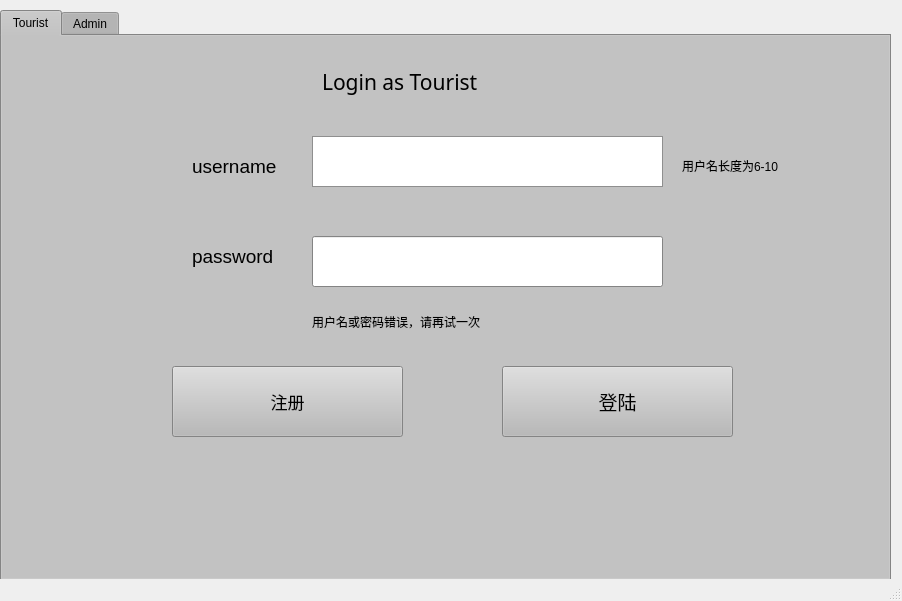
<?xml version="1.0" encoding="UTF-8"?>
<ui version="4.0">
 <class>MainWindow</class>
 <widget class="QMainWindow" name="MainWindow">
  <property name="geometry">
   <rect>
    <x>0</x>
    <y>0</y>
    <width>902</width>
    <height>601</height>
   </rect>
  </property>
  <property name="windowTitle">
   <string>MainWindow</string>
  </property>
  <widget class="QWidget" name="centralWidget">
   <widget class="QTabWidget" name="tabWidget">
    <property name="enabled">
     <bool>true</bool>
    </property>
    <property name="geometry">
     <rect>
      <x>0</x>
      <y>10</y>
      <width>891</width>
      <height>571</height>
     </rect>
    </property>
    <property name="palette">
     <palette>
      <active>
       <colorrole role="WindowText">
        <brush brushstyle="SolidPattern">
         <color alpha="255">
          <red>0</red>
          <green>0</green>
          <blue>0</blue>
         </color>
        </brush>
       </colorrole>
       <colorrole role="Button">
        <brush brushstyle="SolidPattern">
         <color alpha="255">
          <red>185</red>
          <green>185</green>
          <blue>185</blue>
         </color>
        </brush>
       </colorrole>
       <colorrole role="Light">
        <brush brushstyle="SolidPattern">
         <color alpha="255">
          <red>255</red>
          <green>255</green>
          <blue>255</blue>
         </color>
        </brush>
       </colorrole>
       <colorrole role="Midlight">
        <brush brushstyle="SolidPattern">
         <color alpha="255">
          <red>220</red>
          <green>220</green>
          <blue>220</blue>
         </color>
        </brush>
       </colorrole>
       <colorrole role="Dark">
        <brush brushstyle="SolidPattern">
         <color alpha="255">
          <red>92</red>
          <green>92</green>
          <blue>92</blue>
         </color>
        </brush>
       </colorrole>
       <colorrole role="Mid">
        <brush brushstyle="SolidPattern">
         <color alpha="255">
          <red>123</red>
          <green>123</green>
          <blue>123</blue>
         </color>
        </brush>
       </colorrole>
       <colorrole role="Text">
        <brush brushstyle="SolidPattern">
         <color alpha="255">
          <red>0</red>
          <green>0</green>
          <blue>0</blue>
         </color>
        </brush>
       </colorrole>
       <colorrole role="BrightText">
        <brush brushstyle="SolidPattern">
         <color alpha="255">
          <red>255</red>
          <green>255</green>
          <blue>255</blue>
         </color>
        </brush>
       </colorrole>
       <colorrole role="ButtonText">
        <brush brushstyle="SolidPattern">
         <color alpha="255">
          <red>0</red>
          <green>0</green>
          <blue>0</blue>
         </color>
        </brush>
       </colorrole>
       <colorrole role="Base">
        <brush brushstyle="SolidPattern">
         <color alpha="255">
          <red>255</red>
          <green>255</green>
          <blue>255</blue>
         </color>
        </brush>
       </colorrole>
       <colorrole role="Window">
        <brush brushstyle="SolidPattern">
         <color alpha="255">
          <red>185</red>
          <green>185</green>
          <blue>185</blue>
         </color>
        </brush>
       </colorrole>
       <colorrole role="Shadow">
        <brush brushstyle="SolidPattern">
         <color alpha="255">
          <red>0</red>
          <green>0</green>
          <blue>0</blue>
         </color>
        </brush>
       </colorrole>
       <colorrole role="AlternateBase">
        <brush brushstyle="SolidPattern">
         <color alpha="255">
          <red>220</red>
          <green>220</green>
          <blue>220</blue>
         </color>
        </brush>
       </colorrole>
       <colorrole role="ToolTipBase">
        <brush brushstyle="SolidPattern">
         <color alpha="255">
          <red>255</red>
          <green>255</green>
          <blue>220</blue>
         </color>
        </brush>
       </colorrole>
       <colorrole role="ToolTipText">
        <brush brushstyle="SolidPattern">
         <color alpha="255">
          <red>0</red>
          <green>0</green>
          <blue>0</blue>
         </color>
        </brush>
       </colorrole>
      </active>
      <inactive>
       <colorrole role="WindowText">
        <brush brushstyle="SolidPattern">
         <color alpha="255">
          <red>0</red>
          <green>0</green>
          <blue>0</blue>
         </color>
        </brush>
       </colorrole>
       <colorrole role="Button">
        <brush brushstyle="SolidPattern">
         <color alpha="255">
          <red>185</red>
          <green>185</green>
          <blue>185</blue>
         </color>
        </brush>
       </colorrole>
       <colorrole role="Light">
        <brush brushstyle="SolidPattern">
         <color alpha="255">
          <red>255</red>
          <green>255</green>
          <blue>255</blue>
         </color>
        </brush>
       </colorrole>
       <colorrole role="Midlight">
        <brush brushstyle="SolidPattern">
         <color alpha="255">
          <red>220</red>
          <green>220</green>
          <blue>220</blue>
         </color>
        </brush>
       </colorrole>
       <colorrole role="Dark">
        <brush brushstyle="SolidPattern">
         <color alpha="255">
          <red>92</red>
          <green>92</green>
          <blue>92</blue>
         </color>
        </brush>
       </colorrole>
       <colorrole role="Mid">
        <brush brushstyle="SolidPattern">
         <color alpha="255">
          <red>123</red>
          <green>123</green>
          <blue>123</blue>
         </color>
        </brush>
       </colorrole>
       <colorrole role="Text">
        <brush brushstyle="SolidPattern">
         <color alpha="255">
          <red>0</red>
          <green>0</green>
          <blue>0</blue>
         </color>
        </brush>
       </colorrole>
       <colorrole role="BrightText">
        <brush brushstyle="SolidPattern">
         <color alpha="255">
          <red>255</red>
          <green>255</green>
          <blue>255</blue>
         </color>
        </brush>
       </colorrole>
       <colorrole role="ButtonText">
        <brush brushstyle="SolidPattern">
         <color alpha="255">
          <red>0</red>
          <green>0</green>
          <blue>0</blue>
         </color>
        </brush>
       </colorrole>
       <colorrole role="Base">
        <brush brushstyle="SolidPattern">
         <color alpha="255">
          <red>255</red>
          <green>255</green>
          <blue>255</blue>
         </color>
        </brush>
       </colorrole>
       <colorrole role="Window">
        <brush brushstyle="SolidPattern">
         <color alpha="255">
          <red>185</red>
          <green>185</green>
          <blue>185</blue>
         </color>
        </brush>
       </colorrole>
       <colorrole role="Shadow">
        <brush brushstyle="SolidPattern">
         <color alpha="255">
          <red>0</red>
          <green>0</green>
          <blue>0</blue>
         </color>
        </brush>
       </colorrole>
       <colorrole role="AlternateBase">
        <brush brushstyle="SolidPattern">
         <color alpha="255">
          <red>220</red>
          <green>220</green>
          <blue>220</blue>
         </color>
        </brush>
       </colorrole>
       <colorrole role="ToolTipBase">
        <brush brushstyle="SolidPattern">
         <color alpha="255">
          <red>255</red>
          <green>255</green>
          <blue>220</blue>
         </color>
        </brush>
       </colorrole>
       <colorrole role="ToolTipText">
        <brush brushstyle="SolidPattern">
         <color alpha="255">
          <red>0</red>
          <green>0</green>
          <blue>0</blue>
         </color>
        </brush>
       </colorrole>
      </inactive>
      <disabled>
       <colorrole role="WindowText">
        <brush brushstyle="SolidPattern">
         <color alpha="255">
          <red>92</red>
          <green>92</green>
          <blue>92</blue>
         </color>
        </brush>
       </colorrole>
       <colorrole role="Button">
        <brush brushstyle="SolidPattern">
         <color alpha="255">
          <red>185</red>
          <green>185</green>
          <blue>185</blue>
         </color>
        </brush>
       </colorrole>
       <colorrole role="Light">
        <brush brushstyle="SolidPattern">
         <color alpha="255">
          <red>255</red>
          <green>255</green>
          <blue>255</blue>
         </color>
        </brush>
       </colorrole>
       <colorrole role="Midlight">
        <brush brushstyle="SolidPattern">
         <color alpha="255">
          <red>220</red>
          <green>220</green>
          <blue>220</blue>
         </color>
        </brush>
       </colorrole>
       <colorrole role="Dark">
        <brush brushstyle="SolidPattern">
         <color alpha="255">
          <red>92</red>
          <green>92</green>
          <blue>92</blue>
         </color>
        </brush>
       </colorrole>
       <colorrole role="Mid">
        <brush brushstyle="SolidPattern">
         <color alpha="255">
          <red>123</red>
          <green>123</green>
          <blue>123</blue>
         </color>
        </brush>
       </colorrole>
       <colorrole role="Text">
        <brush brushstyle="SolidPattern">
         <color alpha="255">
          <red>92</red>
          <green>92</green>
          <blue>92</blue>
         </color>
        </brush>
       </colorrole>
       <colorrole role="BrightText">
        <brush brushstyle="SolidPattern">
         <color alpha="255">
          <red>255</red>
          <green>255</green>
          <blue>255</blue>
         </color>
        </brush>
       </colorrole>
       <colorrole role="ButtonText">
        <brush brushstyle="SolidPattern">
         <color alpha="255">
          <red>92</red>
          <green>92</green>
          <blue>92</blue>
         </color>
        </brush>
       </colorrole>
       <colorrole role="Base">
        <brush brushstyle="SolidPattern">
         <color alpha="255">
          <red>185</red>
          <green>185</green>
          <blue>185</blue>
         </color>
        </brush>
       </colorrole>
       <colorrole role="Window">
        <brush brushstyle="SolidPattern">
         <color alpha="255">
          <red>185</red>
          <green>185</green>
          <blue>185</blue>
         </color>
        </brush>
       </colorrole>
       <colorrole role="Shadow">
        <brush brushstyle="SolidPattern">
         <color alpha="255">
          <red>0</red>
          <green>0</green>
          <blue>0</blue>
         </color>
        </brush>
       </colorrole>
       <colorrole role="AlternateBase">
        <brush brushstyle="SolidPattern">
         <color alpha="255">
          <red>185</red>
          <green>185</green>
          <blue>185</blue>
         </color>
        </brush>
       </colorrole>
       <colorrole role="ToolTipBase">
        <brush brushstyle="SolidPattern">
         <color alpha="255">
          <red>255</red>
          <green>255</green>
          <blue>220</blue>
         </color>
        </brush>
       </colorrole>
       <colorrole role="ToolTipText">
        <brush brushstyle="SolidPattern">
         <color alpha="255">
          <red>0</red>
          <green>0</green>
          <blue>0</blue>
         </color>
        </brush>
       </colorrole>
      </disabled>
     </palette>
    </property>
    <property name="font">
     <font>
      <family>Arial</family>
      <pointsize>9</pointsize>
     </font>
    </property>
    <property name="currentIndex">
     <number>0</number>
    </property>
    <widget class="QWidget" name="tourist">
     <attribute name="title">
      <string>Tourist</string>
     </attribute>
     <widget class="QTextEdit" name="tusername">
      <property name="geometry">
       <rect>
        <x>310</x>
        <y>100</y>
        <width>351</width>
        <height>51</height>
       </rect>
      </property>
      <property name="font">
       <font>
        <pointsize>12</pointsize>
       </font>
      </property>
     </widget>
     <widget class="QLabel" name="label_5">
      <property name="geometry">
       <rect>
        <x>190</x>
        <y>110</y>
        <width>101</width>
        <height>41</height>
       </rect>
      </property>
      <property name="font">
       <font>
        <pointsize>14</pointsize>
       </font>
      </property>
      <property name="text">
       <string>username</string>
      </property>
     </widget>
     <widget class="QLabel" name="label_6">
      <property name="geometry">
       <rect>
        <x>190</x>
        <y>200</y>
        <width>101</width>
        <height>41</height>
       </rect>
      </property>
      <property name="font">
       <font>
        <pointsize>14</pointsize>
       </font>
      </property>
      <property name="text">
       <string>password</string>
      </property>
     </widget>
     <widget class="QPushButton" name="cancel_3">
      <property name="geometry">
       <rect>
        <x>170</x>
        <y>330</y>
        <width>231</width>
        <height>71</height>
       </rect>
      </property>
      <property name="font">
       <font>
        <family>微软雅黑</family>
        <pointsize>13</pointsize>
       </font>
      </property>
      <property name="text">
       <string>注册</string>
      </property>
     </widget>
     <widget class="QPushButton" name="touristlogin">
      <property name="geometry">
       <rect>
        <x>500</x>
        <y>330</y>
        <width>231</width>
        <height>71</height>
       </rect>
      </property>
      <property name="font">
       <font>
        <family>微软雅黑</family>
        <pointsize>14</pointsize>
       </font>
      </property>
      <property name="text">
       <string>登陆</string>
      </property>
     </widget>
     <widget class="QLabel" name="label_3">
      <property name="geometry">
       <rect>
        <x>320</x>
        <y>20</y>
        <width>331</width>
        <height>51</height>
       </rect>
      </property>
      <property name="font">
       <font>
        <family>微软雅黑</family>
        <pointsize>16</pointsize>
       </font>
      </property>
      <property name="text">
       <string>Login as Tourist</string>
      </property>
     </widget>
     <widget class="QLabel" name="warn">
      <property name="enabled">
       <bool>true</bool>
      </property>
      <property name="geometry">
       <rect>
        <x>310</x>
        <y>270</y>
        <width>271</width>
        <height>31</height>
       </rect>
      </property>
      <property name="font">
       <font>
        <family>Arial</family>
       </font>
      </property>
      <property name="text">
       <string>用户名或密码错误，请再试一次</string>
      </property>
     </widget>
     <widget class="QLineEdit" name="tpasswd">
      <property name="geometry">
       <rect>
        <x>310</x>
        <y>200</y>
        <width>351</width>
        <height>51</height>
       </rect>
      </property>
     </widget>
     <widget class="QLabel" name="tprompt">
      <property name="geometry">
       <rect>
        <x>680</x>
        <y>120</y>
        <width>171</width>
        <height>20</height>
       </rect>
      </property>
      <property name="text">
       <string>用户名长度为6-10</string>
      </property>
     </widget>
    </widget>
    <widget class="QWidget" name="admin">
     <attribute name="title">
      <string>Admin</string>
     </attribute>
     <widget class="QPushButton" name="cancel_2">
      <property name="geometry">
       <rect>
        <x>170</x>
        <y>350</y>
        <width>231</width>
        <height>71</height>
       </rect>
      </property>
      <property name="font">
       <font>
        <family>微软雅黑</family>
        <pointsize>13</pointsize>
       </font>
      </property>
      <property name="text">
       <string> 注册</string>
      </property>
     </widget>
     <widget class="QTextEdit" name="ausername">
      <property name="geometry">
       <rect>
        <x>320</x>
        <y>110</y>
        <width>351</width>
        <height>51</height>
       </rect>
      </property>
      <property name="font">
       <font>
        <pointsize>12</pointsize>
       </font>
      </property>
     </widget>
     <widget class="QPushButton" name="adminlogin">
      <property name="geometry">
       <rect>
        <x>500</x>
        <y>350</y>
        <width>231</width>
        <height>71</height>
       </rect>
      </property>
      <property name="font">
       <font>
        <family>微软雅黑</family>
        <pointsize>14</pointsize>
       </font>
      </property>
      <property name="text">
       <string>登陆</string>
      </property>
     </widget>
     <widget class="QLabel" name="label">
      <property name="geometry">
       <rect>
        <x>200</x>
        <y>110</y>
        <width>101</width>
        <height>41</height>
       </rect>
      </property>
      <property name="font">
       <font>
        <pointsize>14</pointsize>
       </font>
      </property>
      <property name="text">
       <string>username</string>
      </property>
     </widget>
     <widget class="QLabel" name="label_2">
      <property name="geometry">
       <rect>
        <x>200</x>
        <y>200</y>
        <width>101</width>
        <height>41</height>
       </rect>
      </property>
      <property name="font">
       <font>
        <pointsize>14</pointsize>
       </font>
      </property>
      <property name="text">
       <string>password</string>
      </property>
     </widget>
     <widget class="QLabel" name="label_4">
      <property name="geometry">
       <rect>
        <x>280</x>
        <y>30</y>
        <width>331</width>
        <height>51</height>
       </rect>
      </property>
      <property name="font">
       <font>
        <family>微软雅黑</family>
        <pointsize>16</pointsize>
       </font>
      </property>
      <property name="text">
       <string>Login as Administrator</string>
      </property>
     </widget>
     <widget class="QLabel" name="warn_2">
      <property name="enabled">
       <bool>true</bool>
      </property>
      <property name="geometry">
       <rect>
        <x>320</x>
        <y>270</y>
        <width>271</width>
        <height>31</height>
       </rect>
      </property>
      <property name="font">
       <font>
        <family>Arial</family>
       </font>
      </property>
      <property name="text">
       <string>用户名或密码错误，请再试一次</string>
      </property>
     </widget>
     <widget class="QLineEdit" name="apasswd">
      <property name="geometry">
       <rect>
        <x>320</x>
        <y>200</y>
        <width>351</width>
        <height>51</height>
       </rect>
      </property>
     </widget>
     <widget class="QLabel" name="aprompt">
      <property name="geometry">
       <rect>
        <x>690</x>
        <y>130</y>
        <width>171</width>
        <height>20</height>
       </rect>
      </property>
      <property name="text">
       <string>用户名长度为6-10</string>
      </property>
     </widget>
    </widget>
   </widget>
  </widget>
  <widget class="QStatusBar" name="statusBar"/>
 </widget>
 <layoutdefault spacing="6" margin="11"/>
 <resources/>
 <connections/>
</ui>
